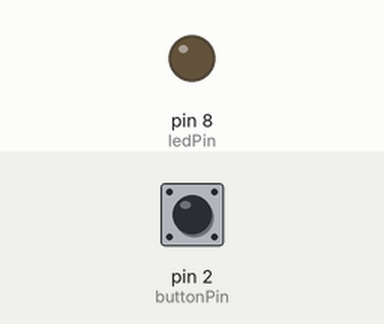
Simulated run of this sketch. Board: Arduino Uno, built with avr-gcc and run on an emulated ATmega328P. Parts: output pins drawn as LEDs (lit = HIGH). The test bench sets the inputs (shaded band); at power-on: pin 2 (buttonPin) HIGH.

Above: at 1.2 s.
1.3 s: pin 2 (buttonPin) pulled LOW for 0.15 s
At 1.37 s:
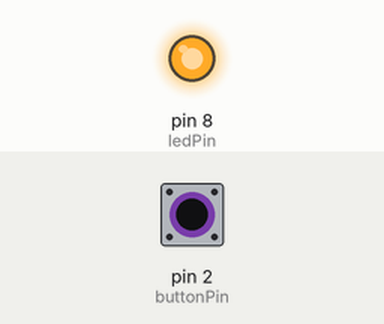
2.9 s: pin 2 (buttonPin) pulled LOW for 3.2 s
At 6.5 s:
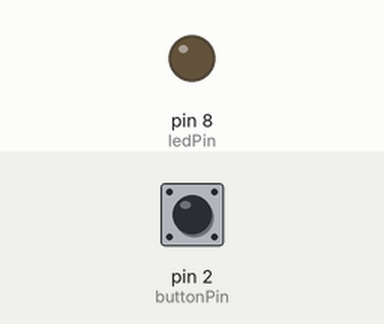
Timing chart, 0 to 8.0 s (numbered marks = the images above; inputs shaded):
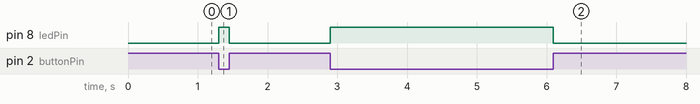

Measured:
- after the input at 1.3 s, pin 8 (ledPin): LOW → HIGH at once, → LOW 0.15 s later
- after the input at 2.9 s, pin 8 (ledPin): LOW → HIGH at once, → LOW 3.2 s later

The sketch:

pullup.ino
```cpp
// create the variables
const int buttonPin = 2;
const int ledPin = 8;

void setup() {
  // put your setup code here, to run once:
  //CONFIGURE THE PINS
  pinMode(buttonPin, INPUT_PULLUP);
  pinMode(ledPin, OUTPUT);

}

void loop() {
  // put your main code here, to run repeatedly:

  int buttonState = digitalRead(buttonPin);

  if(buttonState == LOW) {
    digitalWrite(ledPin, HIGH);
  } else {
    digitalWrite(ledPin, LOW);
  }

}
```
